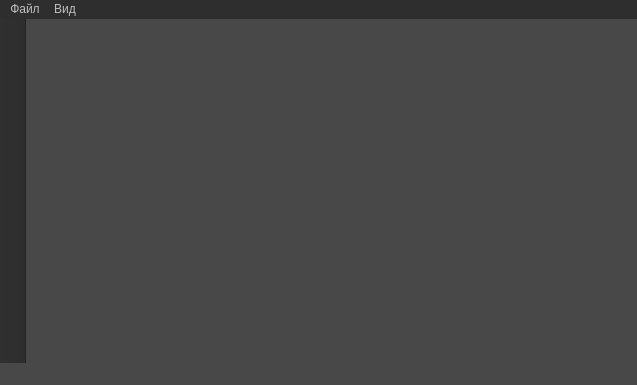
<?xml version="1.0" encoding="UTF-8"?>
<ui version="4.0">
 <class>MainWindow</class>
 <widget class="QMainWindow" name="MainWindow">
  <property name="geometry">
   <rect>
    <x>0</x>
    <y>0</y>
    <width>637</width>
    <height>385</height>
   </rect>
  </property>
  <property name="windowTitle">
   <string>MainWindow</string>
  </property>
  <property name="styleSheet">
   <string notr="true">background-color: rgb(72, 72, 72);</string>
  </property>
  <widget class="QWidget" name="centralWidget">
   <property name="enabled">
    <bool>true</bool>
   </property>
  </widget>
  <widget class="QMenuBar" name="menuBar">
   <property name="geometry">
    <rect>
     <x>0</x>
     <y>0</y>
     <width>637</width>
     <height>21</height>
    </rect>
   </property>
   <property name="styleSheet">
    <string notr="true">QMenuBar{
background-color: rgb(46, 46, 46);
color: rgb(191,191,191);
}

QMenuBar::item:selected{
	background-color: #5374B8;
}

QMenu{
	background-color: rgb(46, 46, 46);
	color: rgb(191,191,191);
}

QMenu::item:selected{
	background-color: #5374B8;
}


</string>
   </property>
   <widget class="QMenu" name="menu">
    <property name="styleSheet">
     <string notr="true"/>
    </property>
    <property name="title">
     <string>Файл</string>
    </property>
    <addaction name="action"/>
    <addaction name="action_2"/>
    <addaction name="action_3"/>
    <addaction name="action_4"/>
    <addaction name="action_5"/>
   </widget>
   <widget class="QMenu" name="menu_2">
    <property name="styleSheet">
     <string notr="true">background-color: rgb(46, 46, 46)</string>
    </property>
    <property name="title">
     <string>Вид</string>
    </property>
    <addaction name="action_6"/>
   </widget>
   <addaction name="menu"/>
   <addaction name="menu_2"/>
  </widget>
  <widget class="QToolBar" name="mainToolBar">
   <property name="sizePolicy">
    <sizepolicy hsizetype="Fixed" vsizetype="Preferred">
     <horstretch>0</horstretch>
     <verstretch>0</verstretch>
    </sizepolicy>
   </property>
   <property name="minimumSize">
    <size>
     <width>26</width>
     <height>26</height>
    </size>
   </property>
   <property name="styleSheet">
    <string notr="true">background-color: rgb(46, 46, 46)</string>
   </property>
   <property name="movable">
    <bool>false</bool>
   </property>
   <attribute name="toolBarArea">
    <enum>LeftToolBarArea</enum>
   </attribute>
   <attribute name="toolBarBreak">
    <bool>false</bool>
   </attribute>
  </widget>
  <widget class="QStatusBar" name="statusBar"/>
  <action name="action">
   <property name="text">
    <string>Создать</string>
   </property>
  </action>
  <action name="action_2">
   <property name="text">
    <string>Открыть</string>
   </property>
  </action>
  <action name="action_3">
   <property name="text">
    <string>Сохранить</string>
   </property>
  </action>
  <action name="action_4">
   <property name="text">
    <string>Сохранить как</string>
   </property>
  </action>
  <action name="action_5">
   <property name="text">
    <string>Выйти</string>
   </property>
  </action>
  <action name="action_6">
   <property name="text">
    <string>Показать сетку</string>
   </property>
  </action>
 </widget>
 <layoutdefault spacing="6" margin="11"/>
 <resources/>
 <connections/>
</ui>
